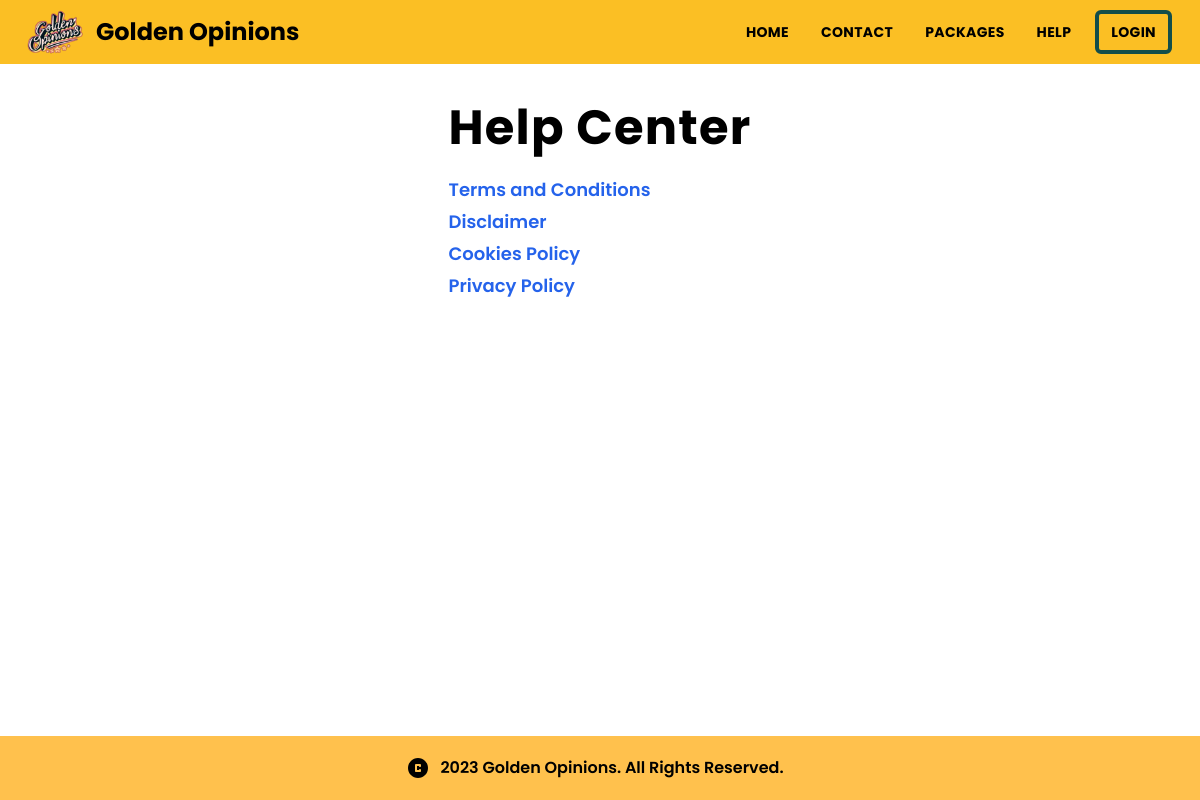
/help, run on the app's committed database.
### myapp/models.py (models this page shows)
class Article(db.Model):
    id = db.Column(db.Integer, primary_key=True)
    title = db.Column(db.String)
    content = db.Column(db.String)
    updated_at = db.Column(db.DateTime())

### myapp/routes.py (the view)
@app.route("/help")
def helpcenter():
    articles = db.session.scalars(db.select(Article)).all()
    return render_template("helpcenter.html", articles=articles, slugify=slugify)

### myapp/routes.py (called while the page is built)
@app.after_request
def after_request(response):
    response.headers["Content-Security-Policy"] = (
        ""
        + "font-src https://fonts.googleapis.com/ https://fonts.gstatic.com;"
        + "style-src-elem 'self' https://fonts.googleapis.com/ https://cdn.quilljs.com 'nonce-golden';"
        + "script-src-elem 'self' https://cdnjs.cloudflare.com https://cdn.jsdelivr.net https://cdn.quilljs.com https://esm.sh 'nonce-golden'"
    )
    return response

### myapp/templates/helpcenter.html (shortened to what this page needs)
{% extends "base.html" %}
{% block content %}
    <div class="p-8 w-fit mx-auto">
        <div class="mt-2 mb-6 text-4xl sm:text-5xl tracking-wide font-bold">Help Center</div>
        <div class="flex flex-col space-y-1">
            {% if articles is defined and articles|length > 0 %}
                {% for article in articles %}
                    <a href="{{ url_for('help_article', slug = article.id|string + '-' + slugify(article.title) ) }}"
                       class="link !text-base sm:!text-lg">{{ article.title }}</a>
                {% endfor %}
            {% endif %}
        </div>
    </div>
{% endblock %}

### myapp/static/css/style.css (style rules this page uses)
* { margin: 0; padding: 0; box-sizing: border-box; font-family: 'Poppins', sans-serif; }

### data on the page
Article: title "Terms and Conditions"
Article: title "Disclaimer"
Article: title "Cookies Policy"
Article: title "Privacy Policy"
